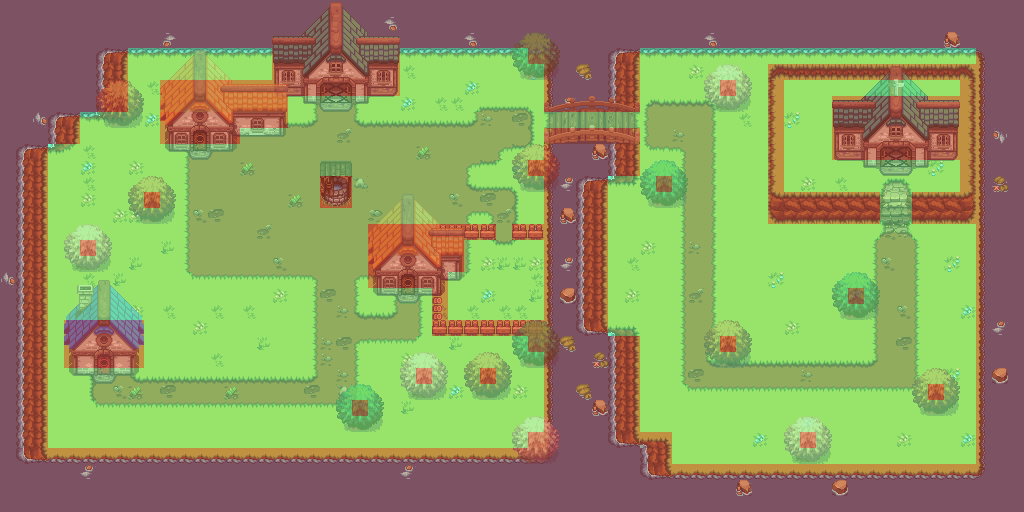

This game map was drawn from its Tiled (.tmx) file and the tilesets committed beside it. A one-line description and the trimmed map source follow:
An orthogonal 64x32 tile map with 16x16 px tiles, 8 tile layers (ground, river rocks, infrastructure (lower), fences, ...), 1 hidden layer not drawn, 2 tilesets and 5 objects (home-marker, home, small house, townhall, large house).

<map version="1.10" tiledversion="1.10.1" orientation="orthogonal" renderorder="right-down" width="64" height="32" tilewidth="16" tileheight="16" infinite="0" nextlayerid="22" nextobjectid="28">
 <editorsettings>
  <export target="../../public/maps/dorf/dorf.json" format="json" />
 </editorsettings>
 <tileset firstgid="1" name="basic terrain" tilewidth="16" tileheight="16" tilecount="400" columns="16">
  <image source="../tiles/basic terrain.png" width="256" height="400" />
  <wangsets>
   <wangset name="Unbenannter Satz" type="corner" tile="-1">
    <wangcolor name="" color="#ff0000" tile="-1" probability="1" />
   </wangset>
  </wangsets>
 </tileset>
 <tileset firstgid="401" name="meta" tilewidth="16" tileheight="16" tilecount="2" columns="0">
  <grid orientation="orthogonal" width="1" height="1" />
  <tile id="0">
   <image width="16" height="16" source="accessible-false.png" />
  </tile>
  <tile id="1">
   <image width="16" height="16" source="accessible-true.png" />
  </tile>
 </tileset>
 <layer id="1" name="ground" width="64" height="32">
  <data>[2048 cells, 2048 non-empty, 73 distinct tile ids]</data>
 </layer>
 <layer id="9" name="river rocks" width="64" height="32">
  <data>[2048 cells, 26 non-empty, 5 distinct tile ids]</data>
 </layer>
 <layer id="10" name="infrastructure (lower)" width="64" height="32">
  <data>[2048 cells, 22 non-empty, 22 distinct tile ids]</data>
 </layer>
 <layer id="11" name="fences" width="64" height="32">
  <data>[2048 cells, 16 non-empty, 2 distinct tile ids]</data>
 </layer>
 <layer id="16" name="houses (lower)" width="64" height="32">
  <data>[2048 cells, 106 non-empty, 89 distinct tile ids]</data>
 </layer>
 <layer id="14" name="townhall" width="64" height="32">
  <data>[2048 cells, 56 non-empty, 56 distinct tile ids]</data>
 </layer>
 <objectgroup id="20" name="objects" visible="0" locked="1">
  <object id="27" name="home-marker" x="96" y="368" width="16" height="16" />
  <object id="19" name="home" x="96" y="368" width="16" height="16" />
  <object id="20" name="small house" x="400" y="288" width="16" height="16" />
  <object id="22" name="townhall" x="320" y="96" width="16" height="16" />
  <object id="23" name="large house" x="192" y="144" width="16" height="16" />
 </objectgroup>
 <layer id="15" name="######players######" width="64" height="32" visible="0" locked="1">
  <data>[2048 cells, 0 non-empty, 0 distinct tile ids]</data>
 </layer>
 <layer id="17" name="map (upper)" width="64" height="32" opacity="0.75">
  <data>[2048 cells, 217 non-empty, 80 distinct tile ids]</data>
 </layer>
 <layer id="13" name="accessible" width="64" height="32" opacity="0.47">
  <data>[2048 cells, 2048 non-empty, 2 distinct tile ids]</data>
 </layer>
</map>
